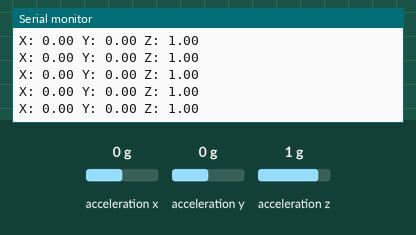
Bench run of a sketch on a simulated Arduino Nano 33 BLE. Parts: the last lines printed to the serial monitor. Inputs (shaded band) come from the test bench; at power-on: acceleration x 0 g, acceleration y 0 g, acceleration z 1 g. Nothing arrives over Bluetooth unless stated; a phone connects over Bluetooth LE 3 s after start.

Above: at 3.8 s.
3.9 s: acceleration x set to -1.4 g
At 4.6 s:
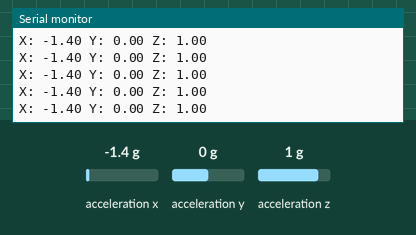
5.4 s: acceleration x set to 0 g
At 5.9 s:
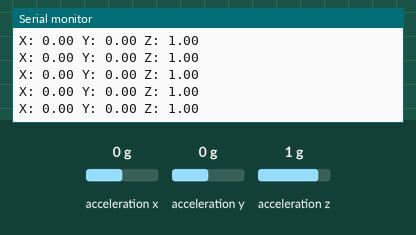

The sketch:

Tarea_3.ino
```cpp
#include <ArduinoBLE.h>
#include <Arduino_LSM9DS1.h>

BLEService imuService("1101");

// Característica solo lectura + notificaciones, 12 bytes (3 floats x 4 bytes)
BLECharacteristic accelCharacteristic("2101", BLERead | BLENotify, 12);

void setup() {
  Serial.begin(9600);
  while (!Serial);

  if (!IMU.begin()) {
    Serial.println("Error iniciando IMU");
    while (1);
  }

  if (!BLE.begin()) {
    Serial.println("Error iniciando BLE");
    while (1);
  }

  BLE.setLocalName("Miguel");
  BLE.setAdvertisedService(imuService);
  imuService.addCharacteristic(accelCharacteristic);
  BLE.addService(imuService);
  BLE.advertise();

  Serial.println("BLE IMU Peripheral listo");
}

void loop() {
  BLEDevice central = BLE.central();

  if (central) {
    Serial.print("Conectado: ");
    Serial.println(central.address());

    while (central.connected()) {
      float x, y, z;

      if (IMU.accelerationAvailable()) {
        IMU.readAcceleration(x, y, z);

        // Empaquetamos los 3 floats en un array de bytes
        float datos[3] = {x, y, z};
        accelCharacteristic.writeValue((byte*)datos, 12);

        Serial.print("X: "); Serial.print(x);
        Serial.print(" Y: "); Serial.print(y);
        Serial.print(" Z: "); Serial.println(z);
      }
    }

    Serial.println("Desconectado");
  }
}
```

Measured:
- after the input at 3.9 s, the serial monitor: prints a new line at once (image 1)
